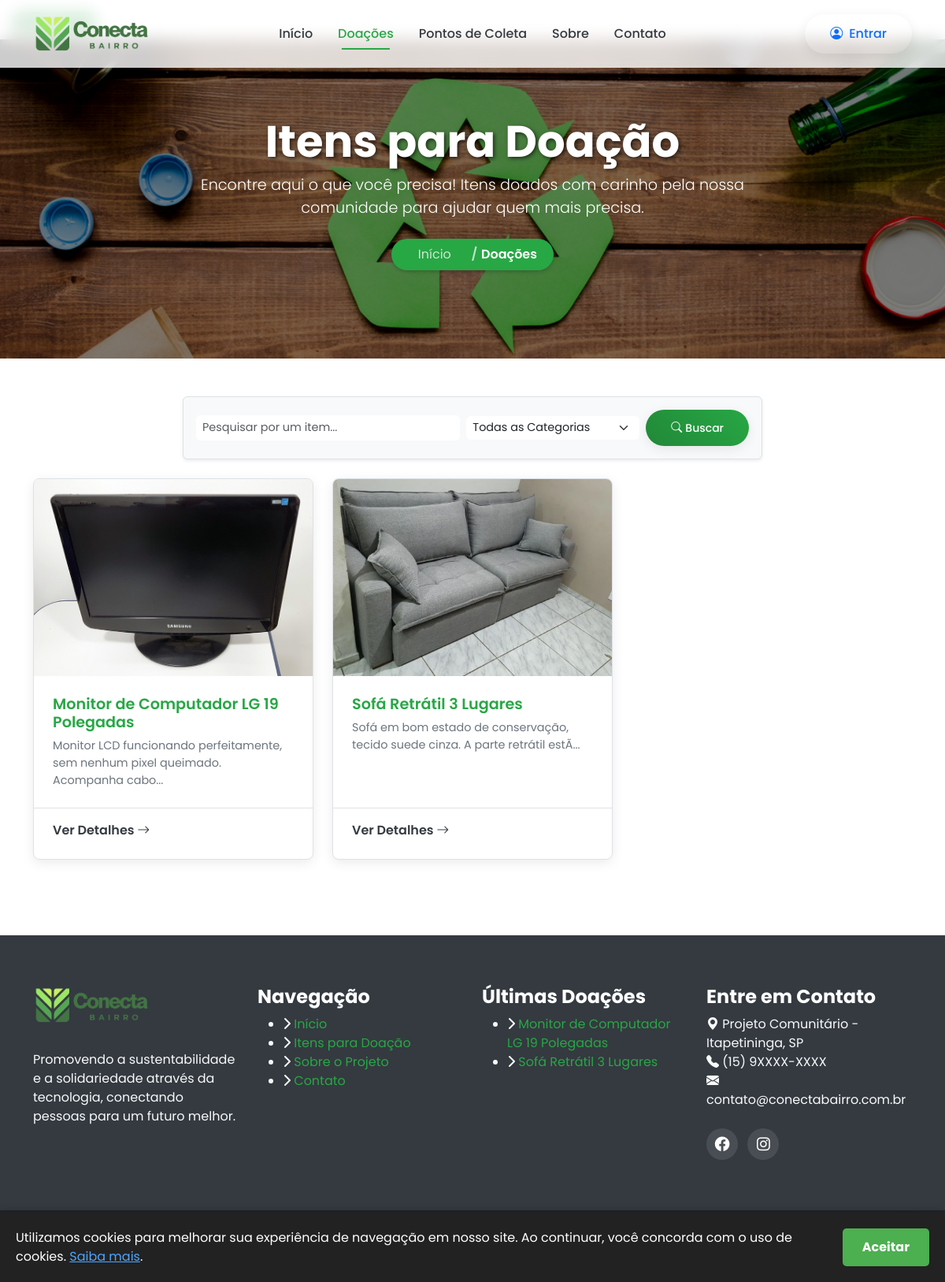
Page /doacoes on the earlier database version.
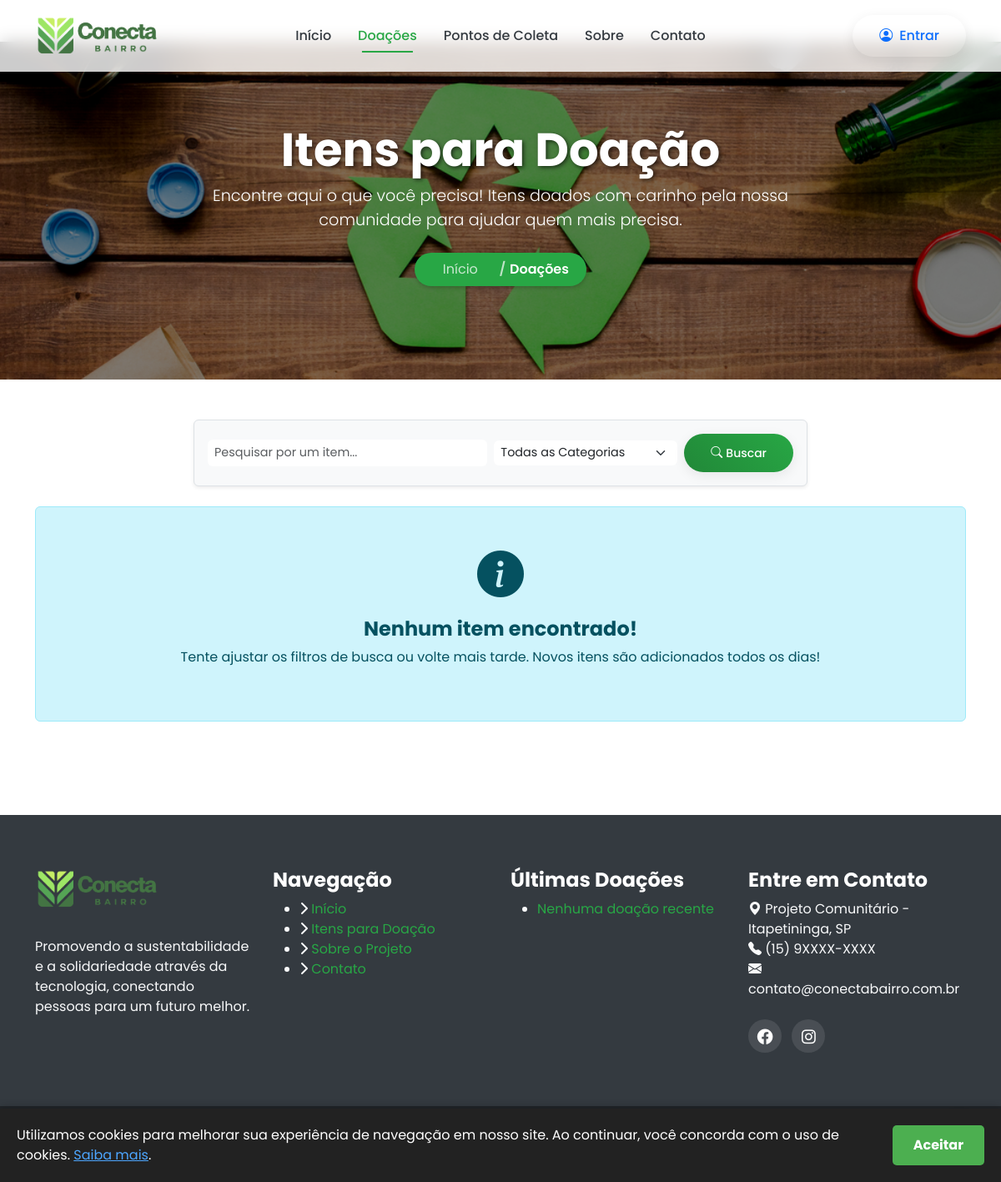
Same page on the later database version.
### tables this page shows
CREATE TABLE `donations` (
  `id` int(11) NOT NULL,
  `user_id` int(11) NOT NULL,
  `category_id` int(11) NOT NULL,
  `title` varchar(1023) NOT NULL,
  `description` text NOT NULL,
  `slug` varchar(1023) NOT NULL,
  `image_url` varchar(255) DEFAULT NULL,
  `condition` enum('Novo','Seminovo','Usado') NOT NULL,
  `status` enum('Disponível','Reservado','Doado') NOT NULL DEFAULT 'Disponível',
  `neighborhood` varchar(255) NOT NULL COMMENT 'Bairro para retirada',
  `created_at` timestamp NOT NULL DEFAULT current_timestamp(),
  `updated_at` timestamp NOT NULL DEFAULT current_timestamp() ON UPDATE current_timestamp(),
  `deleted_at` timestamp NULL DEFAULT NULL
);

### admin/src/controller/donation_controller.php (called while the page is built, shortened)
<?php
require_once __DIR__ . '/controller.php';
require_once __DIR__ . '/../model/donation.php';
class DonationController extends Controller
{
    private DonationModel $model;
    public function __construct(mysqli $db)
    {
        $model = new DonationModel($db);
        $this->model = $model;
    }
    public function get_paginated_list_with_filters(int $items_per_page = 10): array
    {
        $search = $this->sanitize_get('search', 'string', null);
        $category_id = $this->sanitize_get('category_id', 'int', null);
        $page = $this->sanitize_get('p', 'int', 1);
        $offset = $items_per_page * ($page - 1);
        $items = $this->model->list_filtered($search, $category_id, $items_per_page, $offset);
        $total = $this->model->count_filtered($search, $category_id);
        return [
            'items' => $items,
            'total' => $total
        ];
    }
}

### config.php (called while the page is built, shortened)
<?php
$base_path = rtrim(dirname($_SERVER['SCRIPT_NAME']), '/\\');
$db = require_once ADMIN_ROOT . '/src/model/db.php';
require_once ADMIN_ROOT . '/src/model/model.php';
require_once ADMIN_ROOT . '/src/controller/controller.php';
require_once ADMIN_ROOT . '/src/model/donation.php';
require_once ADMIN_ROOT . '/src/controller/donation_controller.php';
$donation_controller = new DonationController($db);
$request_uri = $_SERVER['REQUEST_URI'];
$base_path_len = strlen($base_path);
$path = substr($request_uri, $base_path_len);
$path = trim($path, '/');
$url_parts = explode('/', $path);
$page = !empty($url_parts[0]) ? $url_parts[0] : 'home';

### admin/src/controller/controller.php (called while the page is built, shortened)
<?php
require_once __DIR__ . '/../model/model.php';
class Controller
{
    private Model $model;
    private array $sanitizers = [
        ControllerSanitizersEnum::STRING => 'sanitize_string',
        ControllerSanitizersEnum::INT => 'sanitize_int',
        ControllerSanitizersEnum::FLOAT => 'sanitize_float',
        ControllerSanitizersEnum::MONETARY => 'sanitize_monetary',
        ControllerSanitizersEnum::BOOL => 'sanitize_bool',
        ControllerSanitizersEnum::ARRAY => 'sanitize_array',
    ];
    public function __construct(mysqli $db, Model $model)
    {
        $this->model = $model;
    }
    public function sanitize_int(?int $input): ?int
    {
        if (is_null($input)) return null;
        return $input;
    }
    public function sanitize_from_array(array $array, string $key, string $sanitizer, $default = null)
    {
        $method = $this->sanitizers[$sanitizer];
        return isset($array[$key]) && (is_string($array[$key]) ? strlen($array[$key]) > 0 : !empty($array[$key])) ? $this->$method($array[$key]) : $default;
    }
    public function sanitize_get(string $key, string $sanitizer, $default = null): mixed
    {
        return $this->sanitize_from_array($_GET, $key, $sanitizer, $default);
    }
    ?>
    <?php
    public function list(?int $limit = 15, ?int $offset = null): array
    {
        $limit = $this->sanitize_int($limit);
        $offset = $this->sanitize_int($offset);
        return $this->model->list($limit, $offset);
    }
}

### admin/src/model/donation.php (called while the page is built, shortened)
<?php
require_once __DIR__ . '/model.php';
class Donation
{
    public function __construct(array $row)
    {
        $this->title = $row['title'];
        $this->slug = $row['slug'];
    }
}
class DonationModel extends Model
{
    public function list(?int $limit = 15, ?int $offset = null): array
    {
        $query = "SELECT d.*, c.name AS category_name
                  FROM $this->table_name d
                  LEFT JOIN donation_categories c ON d.category_id = c.id";
        if ($this->uses_soft_delete) {
            $query .= " WHERE d.deleted_at IS NULL";
        }
        $query .= " ORDER BY d.id DESC";
        return $this->select($query, [], '', $limit, $offset);
    }
    public function list_filtered(?string $search = null, ?int $category_id = null, ?int $limit = 15, ?int $offset = null): array
    {
        $params = [];
        $types = '';
        $query = "SELECT d.*, c.name AS category_name
                  FROM donations d
                  LEFT JOIN donation_categories c ON d.category_id = c.id
                  WHERE d.deleted_at IS NULL";
        $query .= " ORDER BY d.id DESC";
        return $this->select($query, $params, $types, $limit, $offset);
    }
    public function count_filtered(?string $search = null, ?int $category_id = null): int
    {
        $params = [];
        $types = '';
        $query = "SELECT COUNT(d.id) as total
                  FROM donations d
                  WHERE d.deleted_at IS NULL";
        return $this->count($query, $params, $types);
    }
}

### admin/src/model/model.php (called while the page is built, shortened)
<?php
class Model
{
    protected mysqli $db;
    public function __construct(mysqli $db, string $table_name, string $entry_class, string $exceptions_enum_class, bool $uses_soft_delete = true)
    {
        $this->db = $db;
        $this->table_name = $table_name;
        $this->uses_soft_delete = $uses_soft_delete;
    }
    function select(string $query, array $parameters = [], string $types = '', ?int $limit = null, ?int $offset = null): array
    {
        $array = ["LIMIT" => $limit, "OFFSET" => $offset];
        $query_parameters = [];
        $bind_params = $parameters;
        foreach ($array as $key => $value) {
            if ($value !== null) {
                $query_parameters[] = "$key ?";
                $types .= 'i';
                $bind_params[] = $value;
            }
        }
        if (!empty($query_parameters)) {
            $query .= " " . implode(" ", $query_parameters);
        }
        $stmt = $this->db->prepare($query);
        if (!empty($bind_params)) {
            $stmt->bind_param($types, ...$bind_params);
        }
        $stmt->execute();
        $result = $stmt->get_result();
        $output = [];
        while ($row = $result->fetch_assoc()) {
            $output[] = new $this->entry_class($row);
        }
        return $output;
    }
    function count(string $query, array $parameters = [], string $types = '', string $count_field = 'total'): int
    {
        $stmt = $this->db->prepare($query);
        $stmt->execute();
        $result = $stmt->get_result();
        $data = $result->fetch_assoc();
        return $data ? (int)$data[$count_field] : 0;
    }
}

### pages/doacoes.php (the view, shortened to what the changed rows need)
<?php
$donations = $donations_result['items'];
?>
<section class="page-header" style="background-image: url('<?php echo BASE_URL; ?>assets/images/hero-background.png');">
    <div class="container">
        <div class="row justify-content-center">
            <div class="col-lg-8 text-center" data-aos="fade-up">
                <h1 class="page-title display-4 text-white">Itens para Doação</h1>
            </div>
        </div>
    </div>
</section>
<section id="doacoes-galeria" class="py-5">
    <div class="container">
        <div class="row g-4">
            <?php if (empty($donations)) : ?>
                <div class="col-12 text-center" data-aos="fade-up">
                    <div class="alert alert-info p-5">
                        <i class="bi bi-info-circle-fill display-4 d-block mb-3"></i>
                        <h4 class="alert-heading">Nenhum item encontrado!</h4>
                        <p>Tente ajustar os filtros de busca ou volte mais tarde. Novos itens são adicionados todos os dias!</p>
                    </div>
                </div>
            <?php else : ?>
                <?php foreach ($donations as $index => $donation) : ?>
                    <div class="col-lg-4 col-md-6" data-aos="fade-up" data-aos-delay="<?php echo ($index % 3 + 1) * 100; ?>">
                        <div class="doacao-card h-100">
                            <div class="doacao-card-img">
                                <a href="<?php echo BASE_URL . 'doacao/' . $donation->slug; ?>">
                                    <img src="<?php echo ADMIN_URL . htmlspecialchars($donation->image_url); ?>" alt="<?php echo htmlspecialchars($donation->title); ?>" class="img-fluid">
                                </a>
                            </div>
                            <div class="doacao-card-body">
                                <?php if (!empty($donation->category_name)) : ?>
                                    <div class="card-meta mb-2">
                                        <span class="post-category"><i class="bi bi-tags-fill"></i> <?php echo htmlspecialchars($donation->category_name); ?></span>
                                    </div>
                                <?php endif; ?>
                                <h3 class="card-title">
                                    <a href="<?php echo BASE_URL . 'doacao/' . $donation->slug; ?>"><?php echo htmlspecialchars($donation->title); ?></a>
                                </h3>
                                <p class="card-text"><?php echo substr(strip_tags($donation->description), 0, 80) . '...'; ?></p>
                            </div>
                            <div class="card-footer">
                                <a href="<?php echo BASE_URL . 'doacao/' . $donation->slug; ?>" class="read-more">Ver Detalhes <i class="bi bi-arrow-right"></i></a>
                            </div>
                        </div>
                    </div>
                <?php endforeach; ?>
            <?php endif; ?>
        </div>
    </div>
</section>

### includes/footer.php (shortened to what the changed rows need)
<footer id="footer" class="footer">
    <div class="footer-top">
        <div class="container">
            <div class="row gy-4">
                <div class="col-lg-3 col-md-6 footer-links" data-aos="fade-up" data-aos-delay="300">
                    <ul>
                        <?php
                        $footer_donations = $donation_controller->list(4);
                        if (empty($footer_donations)) :
                        ?>
                            <li><a href="#">Nenhuma doação recente</a></li>
                        <?php else : ?>
                            <?php foreach ($footer_donations as $donation) : ?>
                                <li>
                                    <i class="fas fa-chevron-right"></i>
                                    <a href="<?php echo BASE_URL . 'doacao/' . $donation->slug; ?>">
                                        <?php echo htmlspecialchars($donation->title); ?>
                                    </a>
                                </li>
                            <?php endforeach; ?>
                        <?php endif; ?>
                    </ul>
                </div>
            </div>
        </div>
    </div>
</footer>

Differences in the rows shown:
removed donations: image_url (picture), title "Monitor de Computador LG 19 Polegadas", description "Monitor LCD funcionando perfeitamente, sem nenhum pixel queimado. Acompanha cabo"
removed donations: image_url (picture), title "Sofá Retrátil 3 Lugares", description "Sofá em bom estado de conservação, tecido suede cinza. A parte retrátil estÃ"
Other differences:
text now shown: "Nenhum item encontrado! Tente ajustar os filtros de busca ou volte mais tarde. Novos itens são adicionados todos os dias! Nenhuma doação recente"
